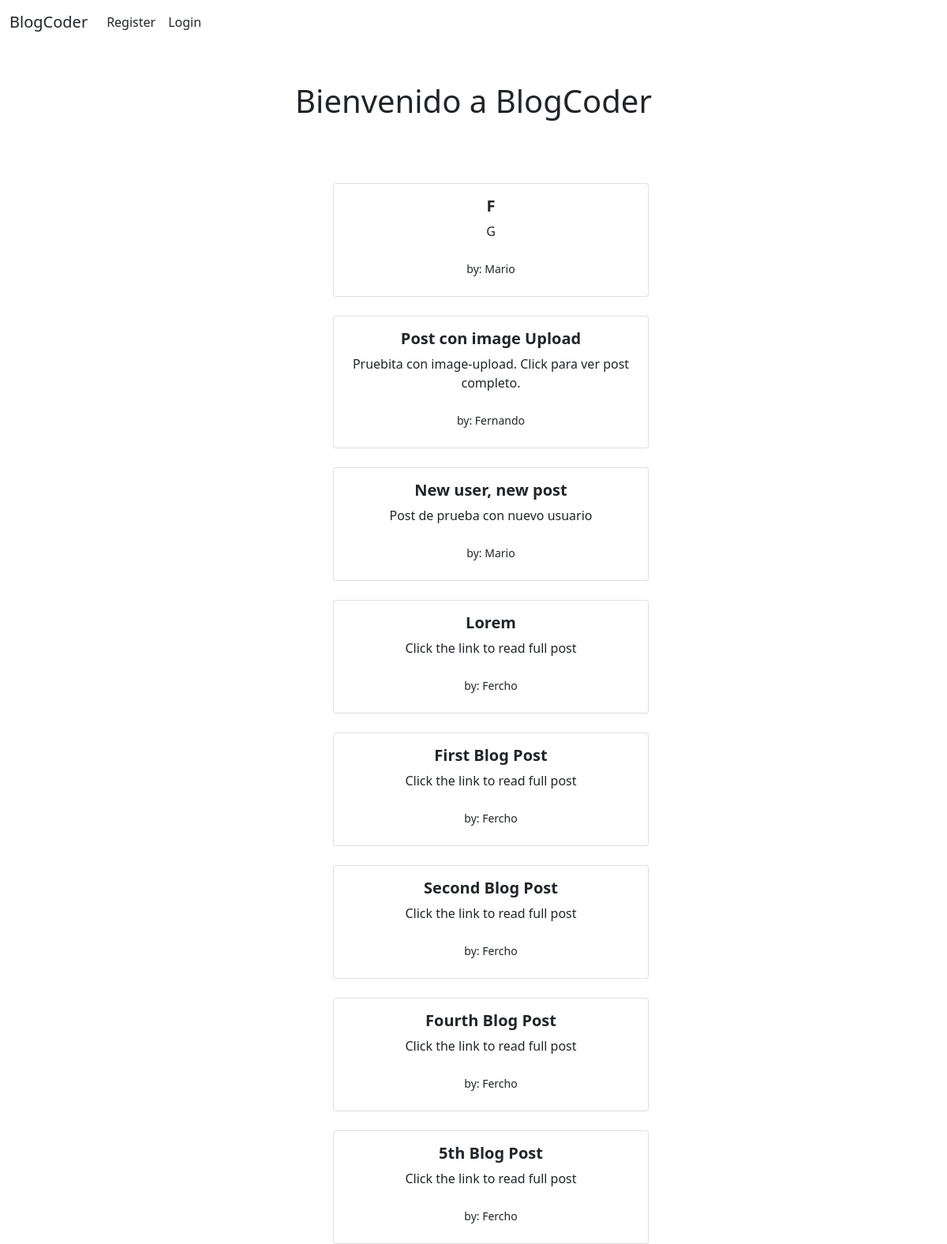
The app's page /, older data.
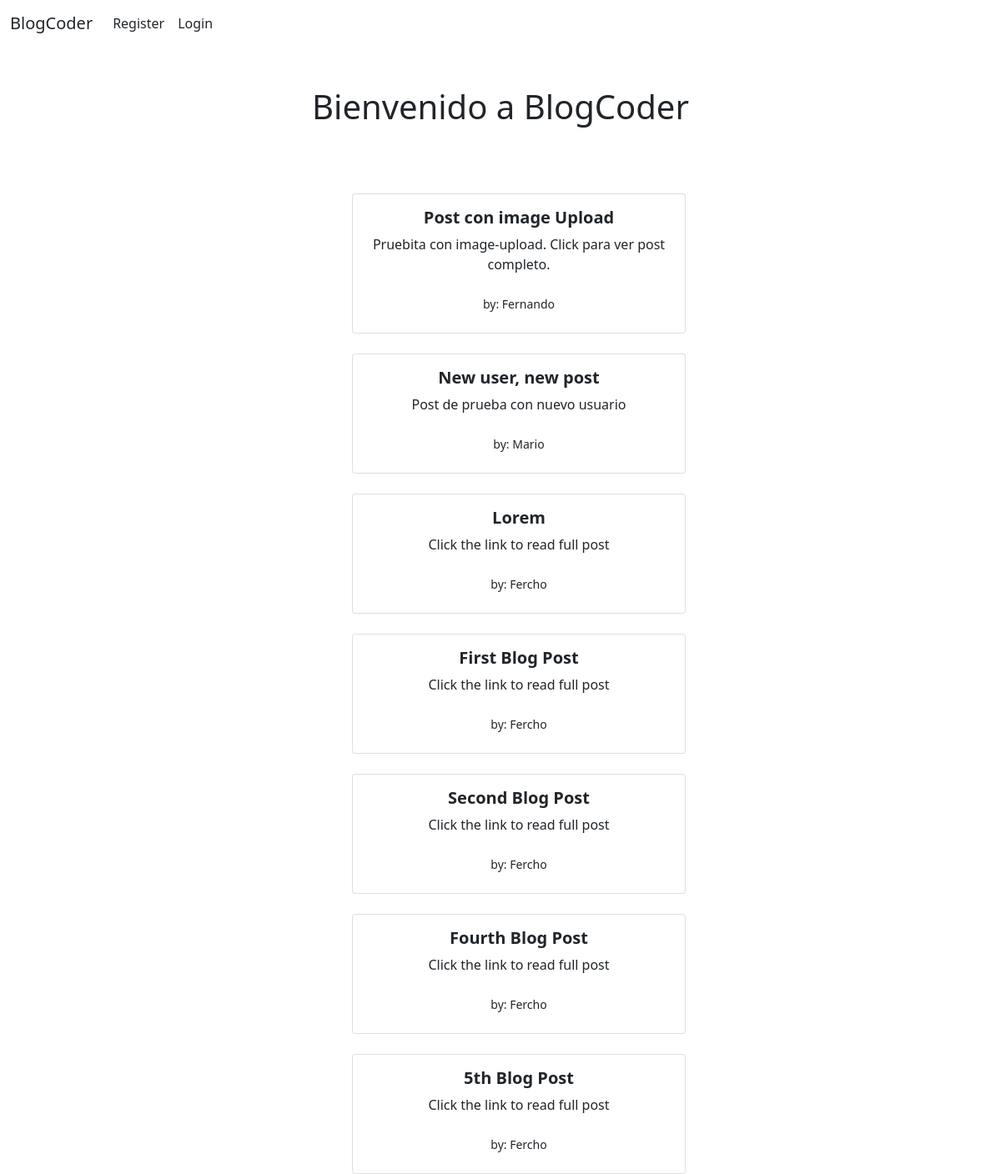
The same page, newer data.
### Blog/models.py (models this page shows, shortened)
class Post(models.Model):
    title=models.CharField(max_length=255)
    author=models.ForeignKey(User,on_delete=models.CASCADE)
    body = RichTextField(blank=True, null=True)
    pub_date=models.DateField(auto_now_add=True)
    snippet=models.CharField(max_length=255)
    header_image=models.ImageField(null=True,blank=True,upload_to="images/")

### Blog/views.py (the view)
# urls.py: path('', HomeView.as_view(),name="home"),
class HomeView(ListView):
    model=Post
    template_name='home.html'
    ordering= ['-pub_date']

### Blog/templates/home.html (shortened to what this page needs)
{% load static%}
<!DOCTYPE html>
<html lang="en">
<head>
    <link rel="stylesheet" href="https://cdn.jsdelivr.net/npm/bootstrap@5.1.3/dist/css/bootstrap.min.css">
</head>
<body>
    <nav class="navbar navbar-expand-lg bg-white">
        <div class="container-fluid">
            <a class="navbar-brand link-dark" href="{%url 'home'%}">BlogCoder</a>
            <div class="collapse navbar-collapse" id="navbarNav">
                <ul class="navbar-nav mr-auto">
                {% if user.is_authenticated %}
                    <li class="nav-item">
                        <a class="nav-link link-dark" href="{%url 'add_post'%}">Agregar post</a>
                    </li>
                    <li class="nav-item dropdown">
                        <a class="nav-link link-dark dropdown-toggle" href="#" id="navbarDropdownMenuLink" role="button" data-bs-toggle="dropdown" aria-expanded="false">
                          Usuario
                        </a>
                        <ul class="dropdown-menu" aria-labelledby="navbarDropdownMenuLink">
                          <li><a class="dropdown-item" href="{%url 'update-profile'%}">Editar datos</a></li>
                          {%if user.profile.id%}
                          <li><a class="dropdown-item" href="{%url 'edit-profile-page' user.profile.id %}">Editar Perfil</a></li>
                          <li><a class="dropdown-item" href="{%url 'profile-page' user.profile.id %}">Ver Perfil</a></li>
                          {%else%}
                          <li><a class="dropdown-item" href="{%url 'create_profile'%}">Crear Perfil</a></li>
                          {%endif%}
                        </ul>
                      </li>
                    <li class="nav-item">
                        <a class="nav-link link-dark" href="{% url 'logout' %}">Logout</a>
                    </li>
                {% else %}
                    <li class="nav-item">
                        <a class="nav-link link-dark" href="{% url 'register' %}">Register</a>
                    </li>
                    <li class="nav-item">
                        <a class="nav-link link-dark" href="{% url 'login' %}">Login</a>
                    </li>
                {%endif%}
                </ul>
            </div>
        </div>
    </nav><br><br>
<div class="container">
    {% block content %}
    <div class="row text-center">
        <div class="col-lg-3">
        </div>
        <div class="col-lg-6">
            <h1>Bienvenido a BlogCoder</h1></br>
        </div>
    </div>
    <div class="row text-center">
        <div class="col-lg-4"></div>
        <div class="col-lg-6 text-center">
            {% for post in object_list %}</br>
            <div class="card" style="width: 25rem;">
                <div class="card-body">
                  <h5 class="card-title"><strong>{{post.title}}</strong></h5>
                  <p class="card-text">{{post.snippet}}</p>
                  <a href="{% url 'article-detail' post.pk %}" class="btn btn-white stretched-link"><small>by: {{post.author.first_name}}</small></a>
                </div>
              </div>
            {% endfor %}
        </div>
    </div>
    {% endblock %}
</div>
</body>
</html>

Row changes from the older to the newer data that the page shows:
removed Post: title "F", snippet "G", author.first_name "Mario"
